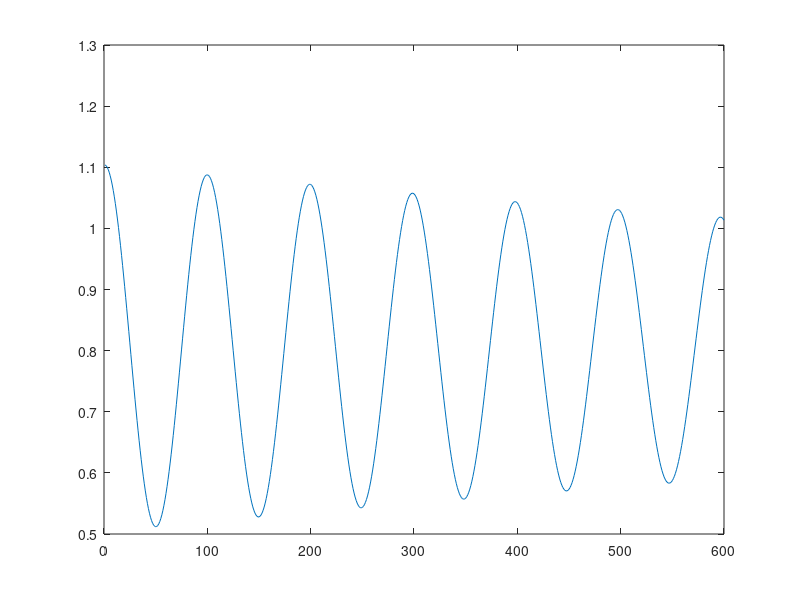

Reproduce this figure in MATLAB.
% gravitational constant.
g = -9.81;

% spring constant.
k = 10;

%mass of object attached to end of spring.
m = 0.2;

% unweighted equilibrium length of spring.
unweighted_length = 1;

% initial weighted length of spring.
init_weight_length = 0.3;

% weighted displacement of spring.
weighted_disp = (m * g) / k;

% initial total length of spring.
init_spring_length = init_weight_length + unweighted_length + weighted_disp;



% To is the start time.
To = 1;
% Tf is the end time.
Tf = 12;
% dt is the time step.
dt = .02;

% steps is the total number of timesteps.
Steps = (Tf - To + 1)/dt;

% T is the array in which we hold all the time values.
T = To:dt:Tf;

% L is the array that holds all values of the length of the spring at a
% given time.
L(To:Steps) = 0;
L(To) = init_spring_length;

% V is the array that holds all values of the velocity of the weight at a
% given time.
V(To:Steps) = 0;
V(To) = 0;

%                              Functions                                 %
%------------------------------------------------------------------------%

a = @(lt) (g * m) - (k * (lt - unweighted_length));
dVdt = @(lt,vt,dt) vt + a(lt) * dt;
dPdt = @(lt,vt,dt) lt + dVdt(lt,vt,dt) * dt;
%                             Simulation                                 %
%------------------------------------------------------------------------%

%RK4
t = 1;
%while the iterator is less than or equal to the total number of steps:
while t <= Steps
    velOne = dVdt(L(t), V(t), dt);
    delOne = dPdt(L(t), V(t), dt);
    velTwo = dVdt((L(t) + delOne)/2, (V(t) + velOne)/2, dt/2);
    delTwo = dPdt((L(t) + delOne)/2, (V(t) + velOne)/2, dt/2);
    velThree = dVdt((L(t) + delTwo)/2, (V(t) + velTwo)/2, dt/2);
    delThree = dPdt((L(t) + delTwo)/2, (V(t) + velTwo)/2, dt/2);
    velFour = dVdt((L(t) + delThree)/2, (V(t) + velThree)/2, dt/2);
    delFour = dPdt((L(t) + delThree)/2, (V(t) + velThree)/2, dt/2);
    V(t + 1) = (velOne + 2 * velTwo + 2 * velThree + velFour)/6;
    L(t + 1) = (delOne + 2 * delTwo + 2 * delThree + delFour)/6;
    % increment t.
    t = t + 1;   
end

plot(1:Steps, L(1:Steps));
